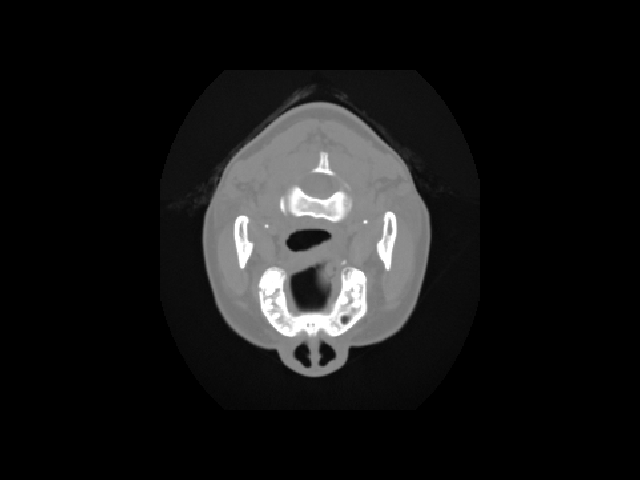

Source code (Python):
#!/usr/bin/env python

# Display a medical volume slice using window/level grayscale mapping
# via vtkImageMapToWindowLevelColors.

import os
from pathlib import Path

# Factory overrides: importing these modules registers the OpenGL rendering
# and interaction style implementations for vtkRenderingCore factory classes.
import vtkmodules.vtkInteractionStyle  # noqa: F401
import vtkmodules.vtkRenderingOpenGL2  # noqa: F401
# VTK pipeline classes used in this example
from vtkmodules.vtkIOImage import vtkMetaImageReader
from vtkmodules.vtkImagingColor import vtkImageMapToWindowLevelColors
from vtkmodules.vtkInteractionStyle import vtkInteractorStyleImage
from vtkmodules.vtkRenderingCore import (
    vtkImageActor,
    vtkRenderWindow,
    vtkRenderWindowInteractor,
    vtkRenderer,
)

# Colors (normalized RGB)
black_rgb = (0.0, 0.0, 0.0)

# Data directory: defaults to the folder containing this script
data_dir = Path(os.environ.get("VPE_DATA_DIR", Path(__file__).parent))

# Reader: load the 3D medical volume
reader = vtkMetaImageReader()
reader.SetFileName(str(data_dir / "FullHead.mhd"))
reader.Update()

# WindowLevel: map scalars to grayscale using radiology-style window/level
window_level = vtkImageMapToWindowLevelColors()
window_level.SetWindow(2000)
window_level.SetLevel(1000)
window_level.SetInputConnection(reader.GetOutputPort())

# Choose the middle axial slice
extent = reader.GetOutput().GetExtent()
mid_z = (extent[4] + extent[5]) // 2

# Actor: display the window/level mapped slice
actor = vtkImageActor()
actor.GetMapper().SetInputConnection(window_level.GetOutputPort())
actor.SetDisplayExtent(extent[0], extent[1], extent[2], extent[3], mid_z, mid_z)
actor.GetProperty().SetInterpolationTypeToNearest()

# Renderer: assemble the scene with parallel projection for 2D viewing
renderer = vtkRenderer()
renderer.AddActor(actor)
renderer.SetBackground(black_rgb)

# Window: display the rendered scene
render_window = vtkRenderWindow()
render_window.AddRenderer(renderer)
render_window.SetWindowName("map to window level colors")
render_window.SetMultiSamples(0)
render_window.SetSize(640, 480)

# Interactor: handle mouse and keyboard events with 2D image style
render_window_interactor = vtkRenderWindowInteractor()
interactor_style_image = vtkInteractorStyleImage()
render_window_interactor.SetInteractorStyle(interactor_style_image)
render_window_interactor.SetRenderWindow(render_window)

# Scene: configure parallel projection for 2D image viewing
renderer.ResetCamera()
renderer.GetActiveCamera().ParallelProjectionOn()

render_window_interactor.Initialize()
render_window_interactor.Start()
